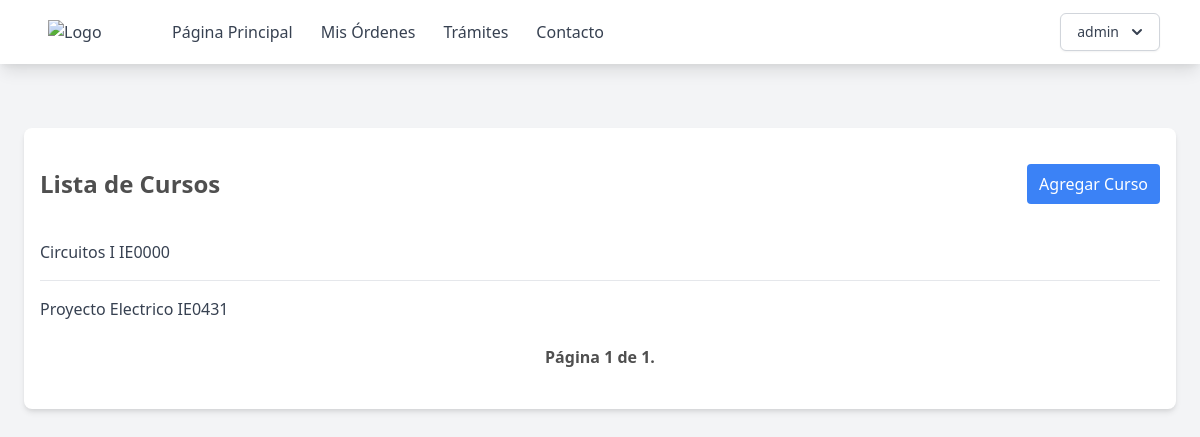
Page /cursos (signed in) on the earlier database version.
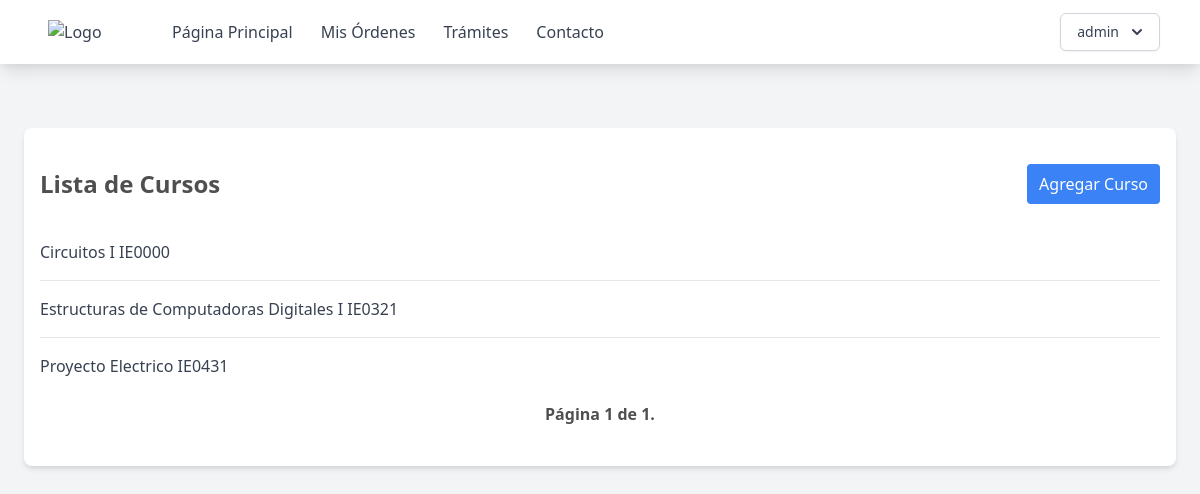
Same page on the later database version.
### supply_room/models.py (models this page shows, shortened)
class Class(models.Model):
    name = models.CharField(max_length=200)
    code = models.CharField(max_length=200)

### supply_room/views.py (the view)
# urls.py: path("cursos", ClassList.as_view(template_name="page/cursos.html"), name="cursos"),
class ClassList(ListView):
    model = Class
    paginate_by = 10
    def get_queryset(self, *args, **kwargs):
        qs = super(ClassList, self).get_queryset(*args, **kwargs)
        qs = qs.order_by("name")
        return qs

### templates/page/cursos.html (shortened to what this page needs)
{% extends "base.html" %} {% block content %}
<div class="max-w-6xl mx-auto px-4 py-8 bg-white rounded-lg shadow-md mt-16">
    <div class="flex justify-between items-center mb-4">
        <h2 class="text-2xl font-bold py-2">Lista de Cursos</h2>
        <a href="{% url 'crear-curso' %}" class="py-2 px-3 bg-blue-500 text-white rounded hover:bg-blue-400">Agregar Curso</a>
    </div>
    <ul class="divide-y divide-gray-200">
        {% for object in object_list %}
        <li class="py-4">
            <div class="flex justify-between items-center">
                <span class="text-gray-700">{{ object.name }} {{ object.code }}</span>
            </div>
        </li>
        {% empty %}
        <li class="py-4 text-center text-gray-500">No objects yet.</li>
        {% endfor %}
    </ul>
    <div class="pagination ">
    <div class="step-links flex w-full justify-between items-center p-2">
        <span class="current font-bold mx-4">
            Página {{ page_obj.number }} de {{ page_obj.paginator.num_pages }}.
        </span>
    </div>
</div>
</div>
{% endblock %}

Differences in the rows shown:
added Class: name "Estructuras de Computadoras Digitales I", code "IE0321"
